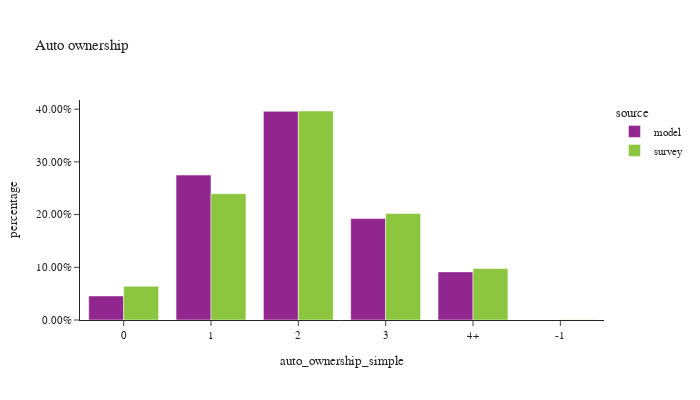

This figure's notebook cell:
### Code cell
df_plot = hh.groupby(['source','auto_ownership_simple'])['hhexpfac'].sum().reset_index()
df_plot['percentage'] = df_plot.groupby(['source'], group_keys=False)['hhexpfac'].\
        apply(lambda x: x / float(x.sum()))
df_plot['source'] = df_plot['source'].astype(pd.CategoricalDtype(['model', 'survey']))

df_plot_ct = hh.groupby(['source','auto_ownership_simple'])['hhexpfac'].count().reset_index(). \
    rename(columns={'hhexpfac':'sample count'})
df_plot = df_plot.merge(df_plot_ct, on=['source','auto_ownership_simple'])

fig = px.bar(df_plot.sort_values(by=['source']), x="auto_ownership_simple", y="percentage", color="source",
             hover_data=['sample count'],
             barmode="group",title="Auto ownership")
fig.update_layout(height=400, width=700, font=dict(size=11),
                  yaxis=dict(tickformat=".2%"))
fig.show()

### Figure 1 — Plotly figure (JSON) as saved in the notebook; plotly's stock layout.template omitted (floating-point values rounded to 4 significant figures)
{"data": [{"alignmentgroup": "True", "customdata": [[1484487], [8958285], [12894909], [6266666], [2973467]], "hovertemplate": "source=model<br>auto_ownership_simple=%{x}<br>percentage=%{y}<br>sample count=%{customdata[0]}<extra></extra>", "legendgroup": "model", "marker": {"color": "#91268F", "pattern": {"shape": ""}}, "name": "model", "offsetgroup": "model", "orientation": "v", "showlegend": true, "textposition": "auto", "type": "bar", "x": ["0", "1", "2", "3", "4+"], "xaxis": "x", "y": [0.04557, 0.275, 0.3958, 0.1924, 0.09127], "yaxis": "y"}, {"alignmentgroup": "True", "customdata": [[10], [5945], [23898], [19679], [5787], [2362]], "hovertemplate": "source=survey<br>auto_ownership_simple=%{x}<br>percentage=%{y}<br>sample count=%{customdata[0]}<extra></extra>", "legendgroup": "survey", "marker": {"color": "#8CC63E", "pattern": {"shape": ""}}, "name": "survey", "offsetgroup": "survey", "orientation": "v", "showlegend": true, "textposition": "auto", "type": "bar", "x": ["-1", "0", "1", "2", "3", "4+"], "xaxis": "x", "y": [0.0002542, 0.06397, 0.2397, 0.3965, 0.202, 0.0976], "yaxis": "y"}], "layout": {"barmode": "group", "font": {"size": 11}, "height": 400, "legend": {"title": {"text": "source"}, "tracegroupgap": 0}, "title": {"text": "Auto ownership"}, "width": 700, "xaxis": {"anchor": "y", "domain": [0.0, 1.0], "title": {"text": "auto_ownership_simple"}}, "yaxis": {"anchor": "x", "domain": [0.0, 1.0], "tickformat": ".2%", "title": {"text": "percentage"}}}}
